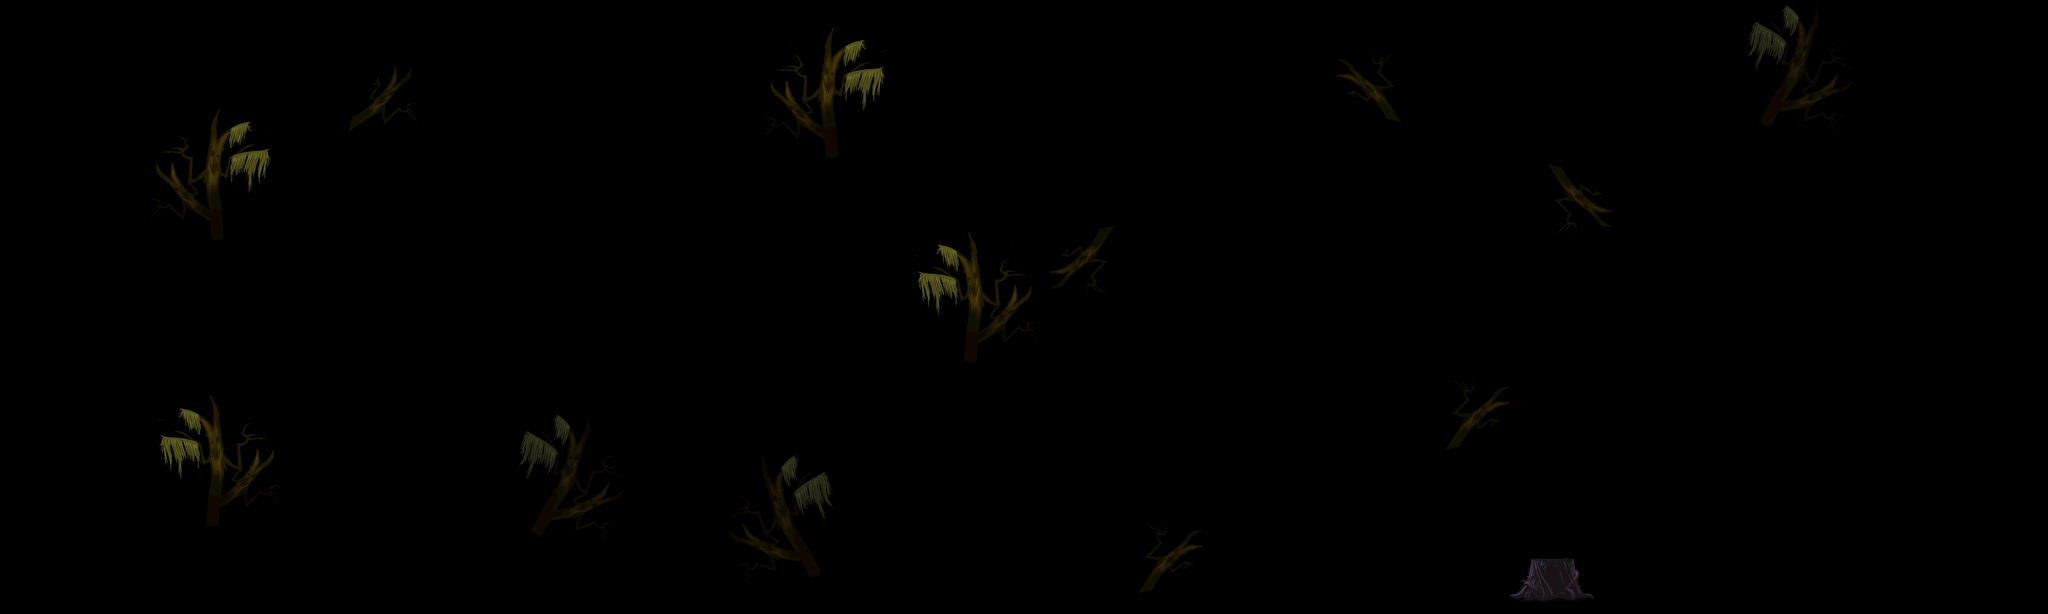

A level layout from a 2D game, rendered from its tile map. Below: a short description, then the map file with tile-grid data replaced by summaries:
An orthogonal 100x30 tile map with 40x40 px tiles, 2 tile layers (land1, land2).

<map version="1.0" orientation="orthogonal" width="100" height="30" tilewidth="40" tileheight="40">
 <tileset firstgid="1" name="b-jinjing" tilewidth="40" tileheight="40">
  <image source="b-jinjing.png" width="1447" height="440" />
 </tileset>
 <layer name="land1" width="100" height="30">
  <data>[3000 cells, 371 non-empty, 105 distinct tile ids]</data>
 </layer>
 <layer name="land2" width="100" height="30">
  <data>[3000 cells, 208 non-empty, 73 distinct tile ids]</data>
 </layer>
</map>
